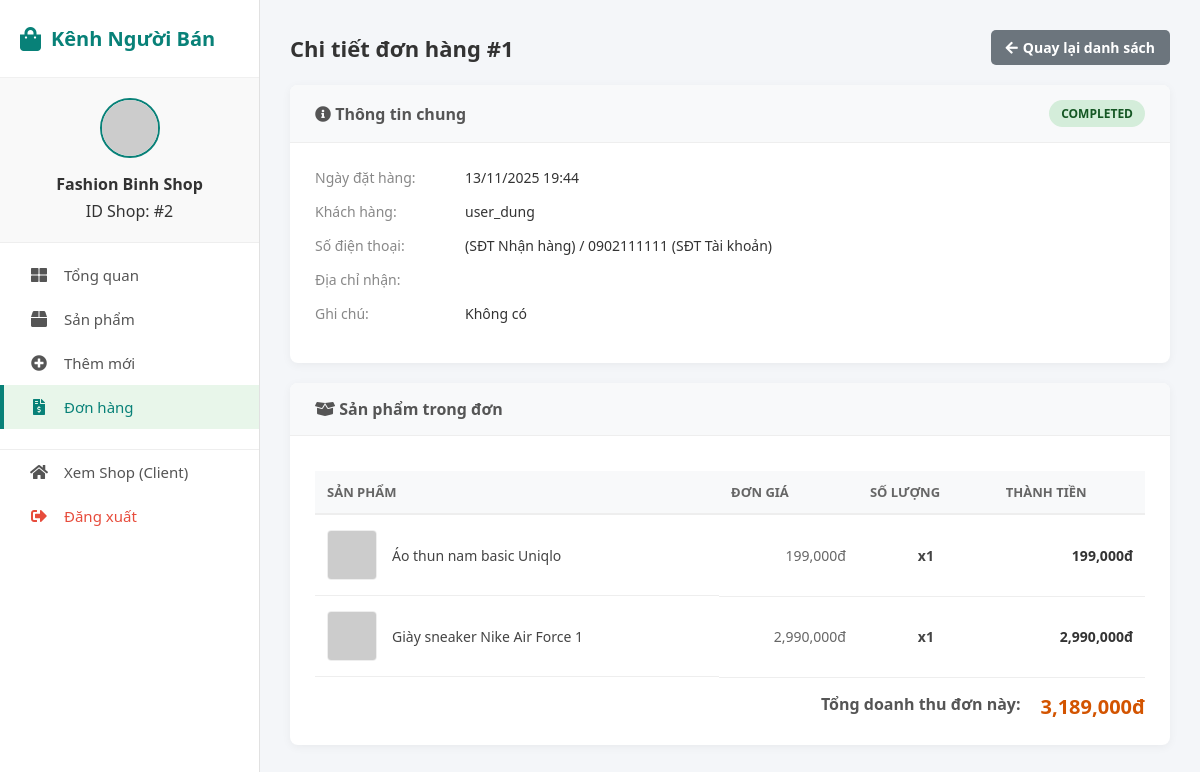
Before: /page/SellerPage/order_detail.php?oid=1 (signed in) with the older database file.
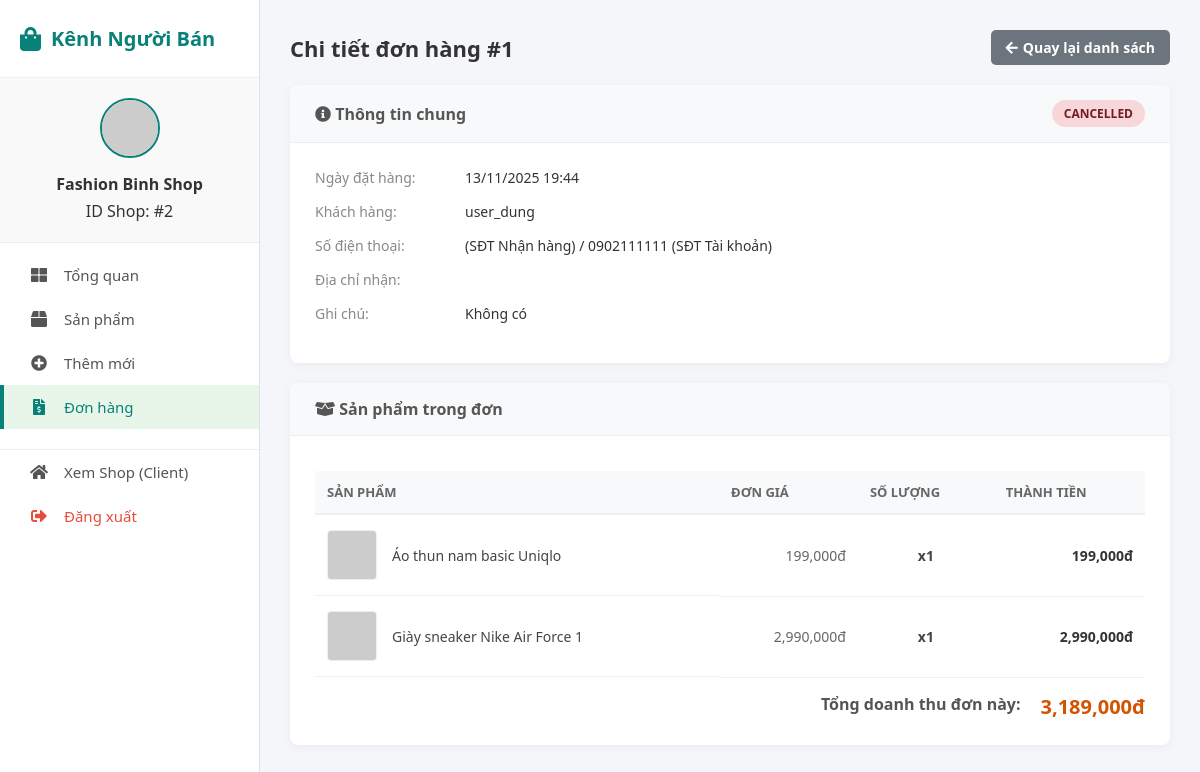
After: the same page with the newer database file.
### tables this page shows
CREATE TABLE `orders` (
  `oid` int(11) NOT NULL,
  `aid` int(11) NOT NULL,
  `fullname` varchar(255) NOT NULL,
  `phone` varchar(20) NOT NULL,
  `address` text NOT NULL,
  `note` text DEFAULT NULL,
  `order_date` datetime NOT NULL DEFAULT current_timestamp(),
  `total_amount` decimal(20,2) DEFAULT NULL,
  `status` enum('pending','paid','shipped','completed','cancelled') NOT NULL DEFAULT 'pending',
  `created_at` timestamp NOT NULL DEFAULT current_timestamp()
);

CREATE TABLE `acc` (
  `aid` int(11) NOT NULL,
  `afname` varchar(100) NOT NULL,
  `alname` varchar(100) NOT NULL,
  `email` varchar(100) NOT NULL,
  `phone` varchar(20) NOT NULL,
  `username` varchar(50) NOT NULL,
  `password` varchar(255) NOT NULL,
  `role` enum('admin','seller','user') NOT NULL DEFAULT 'user'
);

### page/SellerPage/order_detail.php (the view, shortened to what the changed rows need)
<?php
$sid = $_SESSION['shop_id'];
$oid = intval($_GET['oid']);
$sql_order = "SELECT o.*, acc.username, acc.phone as user_phone, acc.email
              FROM orders o
              JOIN acc ON o.aid = acc.aid
              JOIN order_items oi ON o.oid = oi.oid
              JOIN products p ON oi.pid = p.pid
              WHERE o.oid = $oid AND p.sid = $sid
              GROUP BY o.oid";
$result_order = $conn->query($sql_order);
$order = $result_order->fetch_assoc();
?>
<!DOCTYPE html>
<html lang="vi">
<head>
    <link rel="stylesheet" href="https://cdnjs.cloudflare.com/ajax/libs/font-awesome/5.15.4/css/all.min.css" />
</head>
<body>
    <div class="sidebar">
        <div class="sidebar-header"><i class="fas fa-shopping-bag"></i>
            <h2>Kênh Người Bán</h2>
        </div>
    </div>
    <div class="main-content">
        <div class="page-header">
            <h2>Chi tiết đơn hàng #<?= $oid ?></h2>
        </div>
        <div class="detail-card">
            <div class="card-header">
                <h3><i class="fas fa-info-circle"></i> Thông tin chung</h3>
                <span class="badge st-<?= $order['status'] ?>"><?= ucfirst($order['status']) ?></span>
            </div>
            <div class="card-body">
                <div class="info-row">
                    <div class="info-label">Ngày đặt hàng:</div>
                    <div class="info-value"><?= date('d/m/Y H:i', strtotime($order['order_date'])) ?></div>
                </div>
                <div class="info-row">
                    <div class="info-label">Khách hàng:</div>
                    <div class="info-value"><?= htmlspecialchars($order['username']) ?></div>
                </div>
                <div class="info-row">
                    <div class="info-label">Số điện thoại:</div>
                    <div class="info-value"><?= htmlspecialchars($order['phone']) ?> (SĐT Nhận hàng) / <?= htmlspecialchars($order['user_phone']) ?> (SĐT Tài khoản)</div>
                </div>
            </div>
        </div>
        <div class="detail-card">
            <div class="card-body">
                <table>
                    <thead>
                        <tr>
                            <th>Sản phẩm</th>
                            <th class="text-right">Đơn giá</th>
                            <th class="text-center">Số lượng</th>
                            <th class="text-right">Thành tiền</th>
                        </tr>
                    </thead>
                </table>
            </div>
        </div>
    </div>
</body>
</html>

Changed rows visible on the page:
changed orders "user_dung": status "COMPLETED" → "CANCELLED"
